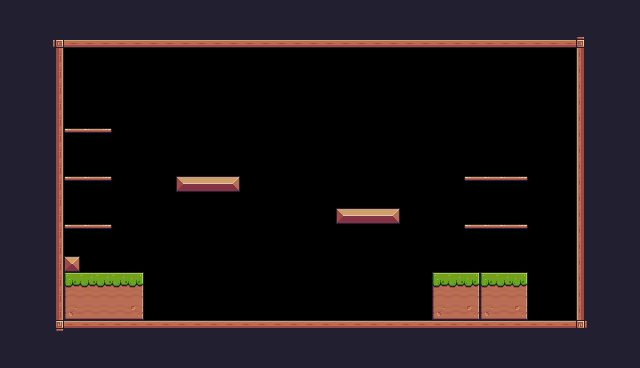

Tiled map render using the project's own tile images. Description and the whole map definition, tile-layer contents included, below:
An orthogonal 40x23 tile map with 16x16 px tiles, 1 tile layer (Background) and 26 objects (11x Fruit, 5x Platform, Player).

<map version="1.10" tiledversion="1.11.0" orientation="orthogonal" renderorder="right-down" width="40" height="23" tilewidth="16" tileheight="16" infinite="0" nextlayerid="4" nextobjectid="38">
 <tileset firstgid="1" source="Pixel Adventure.tsx" />
 <layer id="1" name="Background" width="40" height="23">
  <properties>
   <property name="BackgroundColor" value="Gray" />
  </properties>
  <data encoding="csv">
24,24,24,24,24,24,24,24,24,24,24,24,24,24,24,24,24,24,24,24,24,24,24,24,24,24,24,24,24,24,24,24,24,24,24,24,24,24,24,24,
24,24,24,24,24,24,24,24,24,24,24,24,24,24,24,24,24,24,24,24,24,24,24,24,24,24,24,24,24,24,24,24,24,24,24,24,24,24,24,24,
24,24,24,92,134,134,134,134,134,134,134,134,134,134,134,134,134,134,134,134,134,134,134,134,134,134,134,134,134,134,134,134,134,134,134,134,93,24,24,24,
24,24,24,113,0,0,0,0,0,0,0,0,0,0,0,0,0,0,0,0,0,0,0,0,0,0,0,0,0,0,0,0,0,0,0,0,111,24,24,24,
24,24,24,113,0,0,0,0,0,0,0,0,0,0,0,0,0,0,0,0,0,0,0,0,0,0,0,0,0,0,0,0,0,0,0,0,111,24,24,24,
24,24,24,113,0,0,0,0,0,0,0,0,0,0,0,0,0,0,0,0,0,0,0,0,0,0,0,0,0,0,0,0,0,0,0,0,111,24,24,24,
24,24,24,113,0,0,0,0,0,0,0,0,0,0,0,0,0,0,0,0,0,0,0,0,0,0,0,0,0,0,0,0,0,0,0,0,111,24,24,24,
24,24,24,113,0,0,0,0,0,0,0,0,0,0,0,0,0,0,0,0,0,0,0,0,0,0,0,0,0,0,0,0,0,0,0,0,111,24,24,24,
24,24,24,113,40,41,42,0,0,0,0,0,0,0,0,0,0,0,0,0,0,0,0,0,0,0,0,0,0,0,0,0,0,0,0,0,111,24,24,24,
24,24,24,113,0,0,0,0,0,0,0,0,0,0,0,0,0,0,0,0,0,0,0,0,0,0,0,0,0,0,0,0,0,0,0,0,111,24,24,24,
24,24,24,113,0,0,0,0,0,0,0,0,0,0,0,0,0,0,0,0,0,0,0,0,0,0,0,0,0,0,0,0,0,0,0,0,111,24,24,24,
24,24,24,113,40,41,42,0,0,0,0,13,14,14,15,0,0,0,0,0,0,0,0,0,0,0,0,0,0,40,41,41,42,0,0,0,111,24,24,24,
24,24,24,113,0,0,0,0,0,0,0,0,0,0,0,0,0,0,0,0,0,0,0,0,0,0,0,0,0,0,0,0,0,0,0,0,111,24,24,24,
24,24,24,113,0,0,0,0,0,0,0,0,0,0,0,0,0,0,0,0,0,13,14,14,15,0,0,0,0,0,0,0,0,0,0,0,111,24,24,24,
24,24,24,113,40,41,42,0,0,0,0,0,0,0,0,0,0,0,0,0,0,0,0,0,0,0,0,0,0,40,41,41,42,0,0,0,111,24,24,24,
24,24,24,113,0,0,0,0,0,0,0,0,0,0,0,0,0,0,0,0,0,0,0,0,0,0,0,0,0,0,0,0,0,0,0,0,111,24,24,24,
24,24,24,113,35,0,0,0,0,0,0,0,0,0,0,0,0,0,0,0,0,0,0,0,0,0,0,0,0,0,0,0,0,0,0,0,111,24,24,24,
24,24,24,113,7,8,8,8,9,0,0,0,0,0,0,0,0,0,0,0,0,0,0,0,0,0,0,7,8,9,7,8,9,0,0,0,111,24,24,24,
24,24,24,113,29,30,30,30,31,0,0,0,0,0,0,0,0,0,0,0,0,0,0,0,0,0,0,29,30,31,29,30,31,0,0,0,111,24,24,24,
24,24,24,113,51,52,52,52,53,0,0,0,0,0,0,0,0,0,0,0,0,0,0,0,0,0,0,51,52,53,51,52,53,0,0,0,111,24,24,24,
24,24,24,114,90,90,90,90,90,90,90,90,90,90,90,90,90,90,90,90,90,90,90,90,90,90,90,90,90,90,90,90,90,90,90,90,115,24,24,24,
24,24,24,24,24,24,24,24,24,24,24,24,24,24,24,24,24,24,24,24,24,24,24,24,24,24,24,24,24,24,24,24,24,24,24,24,24,24,24,24,
24,24,24,24,24,24,24,24,24,24,24,24,24,24,24,24,24,24,24,24,24,24,24,24,24,24,24,24,24,24,24,24,24,24,24,24,24,24,24,24
</data>
 </layer>
 <objectgroup id="3" name="Collisions">
  <object id="10" x="48" y="32" width="16" height="304" />
  <object id="11" x="64" y="320" width="512" height="16" />
  <object id="12" x="576" y="32" width="16" height="304" />
  <object id="13" x="64" y="32" width="512" height="16" />
  <object id="14" x="64" y="256" width="16" height="16" />
  <object id="15" x="64" y="272" width="80" height="48" />
  <object id="16" x="432" y="272" width="96" height="48" />
  <object id="17" x="336" y="208" width="64" height="16" />
  <object id="18" x="176" y="176" width="64" height="16" />
  <object id="19" type="Platform" x="464" y="224" width="64" height="16" />
  <object id="20" type="Platform" x="464" y="176" width="64" height="16" />
  <object id="21" type="Platform" x="64" y="224" width="48" height="16" />
  <object id="22" type="Platform" x="64" y="176" width="48" height="16" />
  <object id="23" type="Platform" x="64" y="128" width="48" height="16" />
 </objectgroup>
 <objectgroup id="2" name="Spawnpoints">
  <object id="3" name="Player" type="Player" x="112" y="240" width="31.3771" height="30.7618" />
  <object id="24" name="Bananas" type="Fruit" x="80" y="96" width="32" height="32" />
  <object id="28" name="Orange" type="Fruit" x="80" y="144" width="32" height="32" />
  <object id="29" name="Apple" type="Fruit" x="80" y="192" width="32" height="32" />
  <object id="30" name="Cherries" type="Fruit" x="176" y="144" width="32" height="32" />
  <object id="31" name="Cherries" type="Fruit" x="208" y="144" width="32" height="32" />
  <object id="32" name="Cherries" type="Fruit" x="192" y="112" width="32" height="32" />
  <object id="33" name="Cherries" type="Fruit" x="336" y="176" width="32" height="32" />
  <object id="34" name="Cherries" type="Fruit" x="368" y="176" width="32" height="32" />
  <object id="35" name="Cherries" type="Fruit" x="352" y="144" width="32" height="32" />
  <object id="36" name="Kiwi" type="Fruit" x="480" y="144" width="32" height="32" />
  <object id="37" name="Kiwi" type="Fruit" x="480" y="192" width="32" height="32" />
 </objectgroup>
</map>
